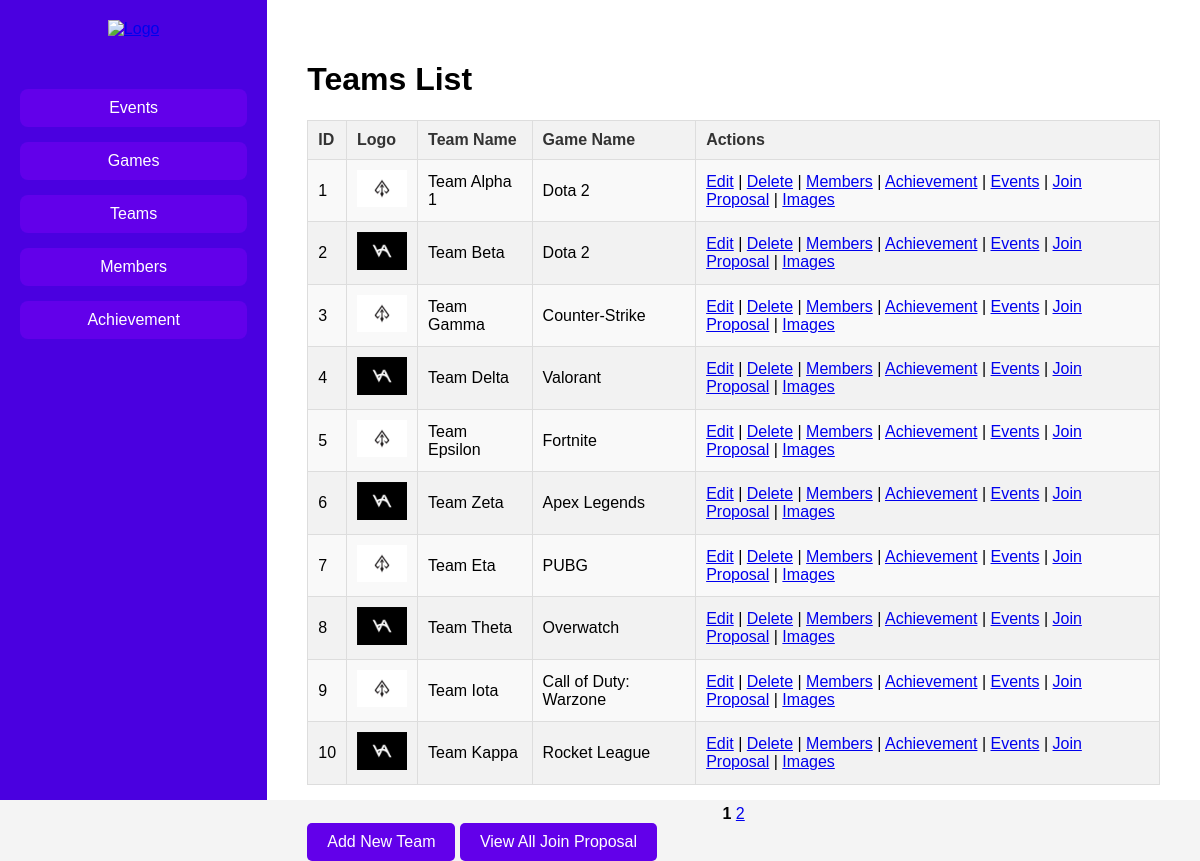
/views/admin/team/team-view.php (signed in), run on the app's committed database.
### tables this page shows
CREATE TABLE `team` (
  `idteam` int(11) NOT NULL,
  `idgame` int(11) NOT NULL,
  `name` varchar(45) DEFAULT NULL
);

CREATE TABLE `game` (
  `idgame` int(11) NOT NULL,
  `name` varchar(45) DEFAULT NULL,
  `description` varchar(200) DEFAULT NULL
);

### class/parent.php (called while the page is built, shortened)
<?php
class parentClass
{
    public function __construct()
    {
        $this->mysqli = new mysqli(SERVER_NAME, USER_NAME, PASSWORD, DB_NAME);
    }
}

### class/team.php (called while the page is built, shortened)
<?php
require_once("parent.php");
class Team extends ParentClass
{
    public function countTeams($filter = '')
    {
        $sql = "SELECT COUNT(*) AS total FROM team";
        $result = $this->mysqli->query($sql);
        $row = $result->fetch_assoc();
        return $row['total'];
    }
    public function getTeams($offset = 0, $limit = 0, $filter = '')
    {
        $sql = "SELECT team.idteam, team.name AS team_name, game.name AS game_name
                FROM team
                JOIN game ON team.idgame = game.idgame
                WHERE team.name LIKE ?";
        if ($limit > 0) {
            $sql .= " LIMIT ?, ?";
        }
        $stmt = $this->mysqli->prepare($sql);
        $filter = "%" . $filter . "%";
        if ($limit > 0) {
            $stmt->bind_param('sii', $filter, $offset, $limit);
        } else {
            $stmt->bind_param('s', $filter);
        }
        $stmt->execute();
        return $stmt->get_result();
    }
}

### views/admin/team/team-view.php (the view, shortened to what this page needs)
<?php
require_once("../../../class/team.php");
require_once("../../paging.php");
$team = new Team();
$no_hal = isset($_GET['page']) ? (int)$_GET['page'] : 1;
$limit = 10;
$offset = ($no_hal - 1) * $limit;
$jumlahData = $team->countTeams();
$teams = $team->getTeams($offset, $limit);
$pagination = generate_page($jumlahData, $limit, '', $no_hal);
?>
<!DOCTYPE html>
<html lang="en">
<head>
    <link rel="stylesheet" href="../../../public/css/style-admin.css">
</head>
<body>
    <div class="dashboard-container">
        <div class="sidebar">
            <div class="logo">
                <a href="../dashboard.php"><img src="../../../public/images/logoubaya.png" alt="Logo"></a>
            </div>
            <ul class="nav-links">
                <li><a href="../event/event-view.php">Events</a></li>
                <li><a href="../game/game-view.php">Games</a></li>
                <li><a href="../team/team-view.php">Teams</a></li>
                <li><a href="../member/member-view.php">Members</a></li>
                <li><a href="../achievement/achievement-view.php">Achievement</a></li>
            </ul>
        </div>
        <div class="main-content">
            <h1>Teams List</h1>
            <table class="styled-table">
                <thead>
                    <tr>
                        <th>ID</th>
                        <th>Logo</th>
                        <th>Team Name</th>
                        <th>Game Name</th>
                        <th>Actions</th>
                    </tr>
                </thead>
                <tbody>
                    <?php if ($teams->num_rows > 0): ?>
                        <?php while ($row = $teams->fetch_assoc()): ?>
                            <tr>
                                <td><?php echo htmlspecialchars($row['idteam']); ?></td>
                                <td>
                                    <?php
                                    $imagePath = "../../../public/images/teams/" . $row['idteam'] . ".jpg";
                                    if (file_exists(__DIR__ . '/' . $imagePath)): ?>
                                        <img src="<?php echo $imagePath; ?>" alt="Team Logo" width="50">
                                    <?php else: ?>
                                        No logo
                                    <?php endif; ?>
                                </td>
                                <td><?php echo htmlspecialchars($row['team_name']); ?></td>
                                <td><?php echo htmlspecialchars($row['game_name']); ?></td>
                                <td>
                                    <a href="team-edit.php?id=<?php echo $row['idteam']; ?>">Edit</a> |
                                    <a href="team-delete.php?id=<?php echo $row['idteam']; ?>" onclick="return confirm('Are you sure?')">Delete</a> |
                                    <a href="team-member-view.php?id=<?php echo $row['idteam']; ?>">Members</a> |
                                    <a href="team-achievement-view.php?idteam=<?php echo $row['idteam']; ?>">Achievement</a> |
                                    <a href="team-events-view.php?idteam=<?php echo $row['idteam']; ?>">Events</a> |
                                    <a href="join-proposal-admin.php?idteam=<?php echo $row['idteam']; ?>">Join Proposal</a> |
                                    <a href="team-images-view.php?idteam=<?php echo $row['idteam']; ?>">Images</a>
                                </td>
                            </tr>
                        <?php endwhile; ?>
                    <?php else: ?>
                        <tr>
                            <td colspan="5">No teams available</td>
                        </tr>
                    <?php endif; ?>
                </tbody>
            </table>
            <div class="pagination">
                <?php echo $pagination; ?>
            </div>
            <a href="team-add.php" class="add-button">Add New Team</a>
            <a href="join-proposal-view-admin.php" class="add-button">View All Join Proposal</a>
        </div>
    </div>
</body>
</html>

### public/css/style-admin.css (style rules this page uses)
body { margin: 0; font-family: Arial, sans-serif; background-color: #f4f4f4; }
.dashboard-container { display: flex; height: 100vh; flex-direction: row; }
.sidebar { width: 250px; background-color: #4A00E0; color: white; padding: 20px; display: flex; flex-direction: column; align-items: center; }
.sidebar .logo img { width: 150px; margin-bottom: 20px; }
.nav-links { list-style-type: none; padding: 0; width: 100%; }
.nav-links li { margin: 15px 0; }
.nav-links a { text-decoration: none; color: white; font-size: 16px; display: block; padding: 10px; text-align: center; background-color: #6200ea; border-radius: 8px; transition: background-color 0.3s; }
.main-content { flex-grow: 1; background-color: #ffffff; padding: 40px; }
.styled-table { width: 100%; border-collapse: collapse; margin-bottom: 20px; }
.styled-table th, .styled-table td { padding: 10px; border: 1px solid #dddddd; text-align: left; }
.styled-table thead th { background-color: #f2f2f2; color: #333; }
.styled-table tbody tr { background-color: #f9f9f9; }
.styled-table tbody tr:nth-child(even) { background-color: #f2f2f2; }
.add-button { display: inline-block; padding: 10px 20px; background-color: #6200ea; color: white; text-decoration: none; border-radius: 5px; transition: background-color 0.3s; }
.pagination { margin-top: 20px; text-align: center; }
.main-content { padding: 40px; }

### data on the page
team: idteam "1", name "Team Alpha 1", idgame.name "Dota 2"
team: idteam "2", name "Team Beta", idgame.name "Dota 2"
team: idteam "3", name "Team Gamma", idgame.name "Counter-Strike"
team: idteam "4", name "Team Delta", idgame.name "Valorant"
team: idteam "5", name "Team Epsilon", idgame.name "Fortnite"
team: idteam "6", name "Team Zeta", idgame.name "Apex Legends"
team: idteam "7", name "Team Eta", idgame.name "PUBG"
team: idteam "8", name "Team Theta", idgame.name "Overwatch"
team: idteam "9", name "Team Iota", idgame.name "Call of Duty: Warzone"
team: idteam "10", name "Team Kappa", idgame.name "Rocket League"
